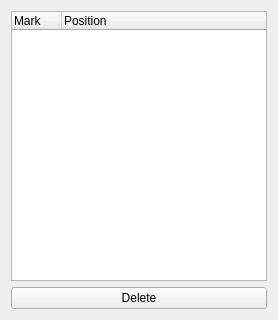
<?xml version="1.0" encoding="UTF-8"?>
<ui version="4.0">
 <class>MovieBookmarkForm</class>
 <widget class="QWidget" name="MovieBookmarkForm">
  <property name="geometry">
   <rect>
    <x>0</x>
    <y>0</y>
    <width>274</width>
    <height>320</height>
   </rect>
  </property>
  <property name="windowTitle">
   <string>Bookmarks manager</string>
  </property>
  <layout class="QVBoxLayout" name="verticalLayout">
   <item>
    <widget class="QTreeWidget" name="treeWidget">
     <property name="sizePolicy">
      <sizepolicy hsizetype="Minimum" vsizetype="Expanding">
       <horstretch>0</horstretch>
       <verstretch>0</verstretch>
      </sizepolicy>
     </property>
     <property name="autoScroll">
      <bool>true</bool>
     </property>
     <property name="selectionMode">
      <enum>QAbstractItemView::ExtendedSelection</enum>
     </property>
     <property name="autoExpandDelay">
      <number>-1</number>
     </property>
     <property name="rootIsDecorated">
      <bool>false</bool>
     </property>
     <attribute name="headerDefaultSectionSize">
      <number>50</number>
     </attribute>
     <column>
      <property name="text">
       <string>Mark</string>
      </property>
      <property name="toolTip">
       <string>Index of bookmark</string>
      </property>
     </column>
     <column>
      <property name="text">
       <string>Position</string>
      </property>
      <property name="toolTip">
       <string>Position in % of movie</string>
      </property>
     </column>
    </widget>
   </item>
   <item>
    <layout class="QHBoxLayout" name="horizontalLayout">
     <item>
      <widget class="QPushButton" name="delButton">
       <property name="toolTip">
        <string>Delete selected bookmark(s)</string>
       </property>
       <property name="text">
        <string>Delete</string>
       </property>
       <property name="icon">
        <iconset resource="../../piaf.qrc">
         <normaloff>:/images/16x16/trash-empty.png</normaloff>:/images/16x16/trash-empty.png</iconset>
       </property>
      </widget>
     </item>
    </layout>
   </item>
  </layout>
 </widget>
 <resources>
  <include location="../../piaf.qrc"/>
 </resources>
 <connections/>
</ui>
